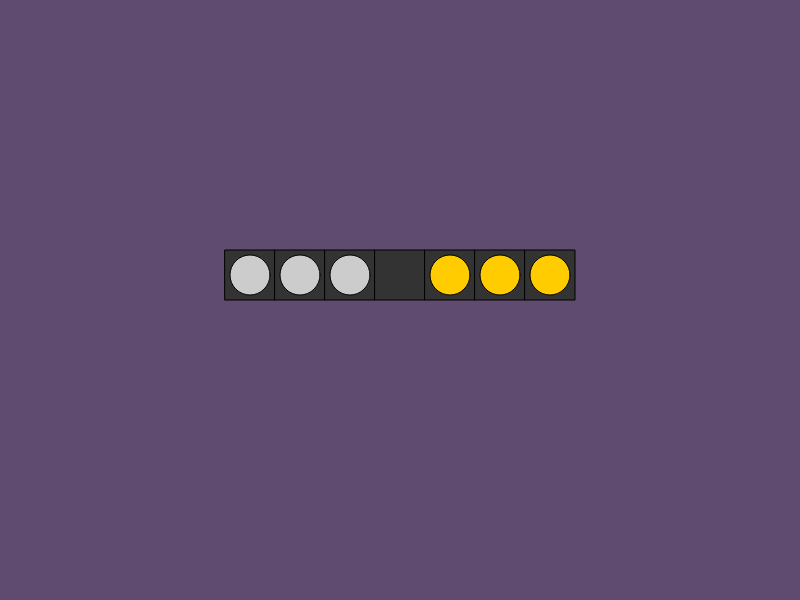
Frame 1 (no input)
Frame 60 (no input): identical to frame 1, image omitted
Frame 120 (the mouse pressed at the canvas centre since frame 60): identical to frame 1, image omitted

The p5.js sketch that drew this single still picture (run headless with seeded random() and noise() and a simulated clock; from frame 60 on, the mouse is pressed at the canvas centre):

// p5.js sketch
// ── sketch.js
let board = [2, 2, 2, 0, 1, 1, 1];
let selected = null;
const OFFSET_X = 225;
const OFFSET_Y = 250;

function setup() {
  createCanvas(800, 600);
  background(96, 75, 112);
}

function swap(x, y) {
  let temp = board[x];
  board[x] = board[y];
  board[y] = temp;
}

function draw() {
  background(96, 75, 112);
  translate(OFFSET_X, OFFSET_Y);
  for (let i = 0; i < board.length; i++) {
    if (i === selected) {
      fill(100, 100, 200);
    } else {
      fill(51);
    }
    square(i * 50, 0, 50);
    if (board[i] === 1) {
      fill(255, 204, 0);
      circle(i * 50 + 25, 25, 40);
    } else if (board[i] === 2) {
      fill(204);
      circle(i * 50 + 25, 25, 40);
    }
  }
}

function click_on_board(x, y) {
  for (let i = 0; i < board.length; i++) {
    if (x > i * 50 && x < i * 50 + 50 && y > 0 && y < 50) {
      return i;
    }
  }
}

function mouseClicked(event) {
  const mx = mouseX - OFFSET_X;
  const my = mouseY - OFFSET_Y;
  let i = click_on_board(mx, my);
  if (selected === null) {
    selected = i;
  } else {
    swap(selected, i);
    selected = null;
  }
}
// ── style.css
html,
body {
  margin: 0;
  padding: 0;
}

body {
  width: 100vw;
  height: 100vh;
  display: flex;
  justify-content: center;
  align-items: center;
  flex-wrap: wrap;
  flex-direction: row-reverse;
}

canvas {
  box-shadow: 0px 0px 12px 12px gray;
}

#controls {
  align-items: center;
  display: flex;
  gap: 12px;
  flex-direction: column;
  padding-left: 40px;
  height: 90%;
  font-size: 25px;
}

select,
button {
  width: 300px;
  height: 60px;
  font-size: 25px;
}
